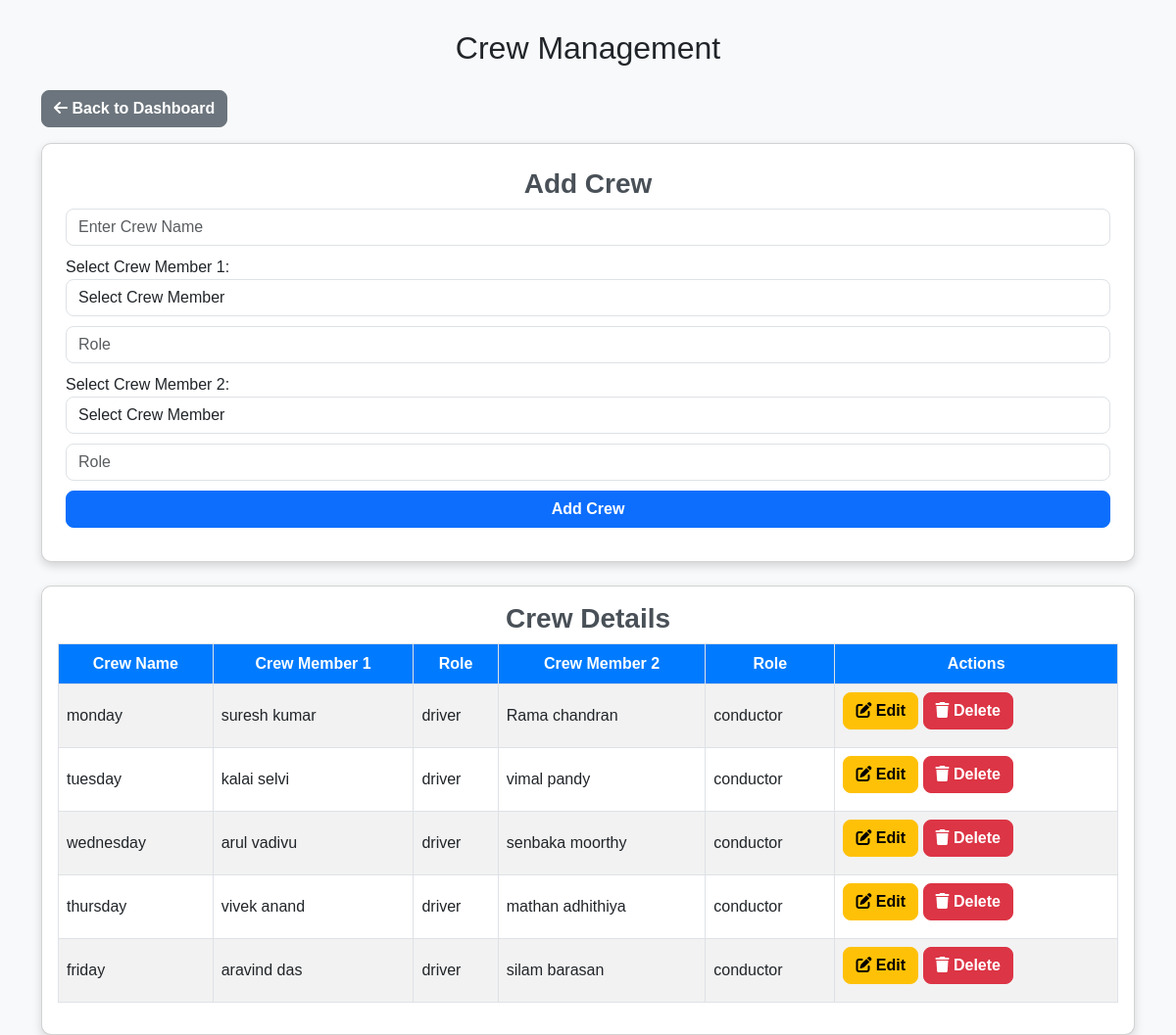
/crewing.php, run on the app's committed database.
### tables this page shows
CREATE TABLE `crews` (
  `id` int(11) NOT NULL,
  `crew_name` varchar(255) NOT NULL,
  `crew_member1` varchar(100) DEFAULT NULL,
  `crew_member2` varchar(100) DEFAULT NULL,
  `crew_member1_role` varchar(100) DEFAULT NULL,
  `crew_member2_role` varchar(100) DEFAULT NULL
);

CREATE TABLE `users` (
  `id` int(11) NOT NULL,
  `username` varchar(50) NOT NULL,
  `email` varchar(100) NOT NULL,
  `password_hash` varchar(255) NOT NULL,
  `role` enum('manager','driver','conductor','otheruser') NOT NULL,
  `first_name` varchar(50) NOT NULL,
  `last_name` varchar(50) NOT NULL,
  `phone_no` varchar(15) NOT NULL,
  `id_proof_number` varchar(50) NOT NULL,
  `experience` int(11) DEFAULT 0,
  `created_at` timestamp NOT NULL DEFAULT current_timestamp()
);

### crewing.php (the view, shortened to what this page needs)
<?php
$host = "localhost";
$user = "root";
$pass = "";
$dbname = "user_auth";
$conn = new mysqli($host, $user, $pass, $dbname);
$crewQuery = $conn->query("SELECT * FROM crews");
$crews = $crewQuery->fetch_all(MYSQLI_ASSOC);
?>
<!DOCTYPE html>
<html lang="en">
<head>
    <link rel="stylesheet" href="https://cdn.jsdelivr.net/npm/bootstrap@5.3.0/dist/css/bootstrap.min.css">
    <link rel="stylesheet" href="https://cdnjs.cloudflare.com/ajax/libs/font-awesome/6.0.0/css/all.min.css">
</head>
<body>
<div class="container">
    <h2 class="text-center mb-4">Crew Management</h2>
    <a href="dashboard.php" class="btn btn-secondary mb-3"><i class="fas fa-arrow-left"></i> Back to Dashboard</a>
    <div class="card p-4">
        <h3 class="text-center">Add Crew</h3>
        <form method="post">
        <input type="text" name="crew_name" class="form-control" placeholder="Enter Crew Name" required>
                        <label>Select Crew Member 1:</label>
                        <select name="crew_member1" id="crew_member1" class="form-control" required onchange="updateRole('crew_member1', 'crew_member1_role')">
                            <option value="">Select Crew Member</option>
                        </select>
                        <input type="text" name="crew_member1_role" id="crew_member1_role" class="form-control" placeholder="Role" readonly>
                        <label>Select Crew Member 2:</label>
                        <select name="crew_member2" id="crew_member2" class="form-control" required onchange="updateRole('crew_member2', 'crew_member2_role')">
                            <option value="">Select Crew Member</option>
                        </select>
                        <input type="text" name="crew_member2_role" id="crew_member2_role" class="form-control" placeholder="Role" readonly>
                        <button type="submit" name="add_crew" class="btn btn-primary w-100">Add Crew</button>
        </form>
    </div>
    <div class="card mt-4 p-3">
        <h3 class="text-center">Crew Details</h3>
        <table class="table table-striped table-hover table-bordered">
            <thead >
                <tr>
                    <th>Crew Name</th>
                    <th>Crew Member 1</th>
                    <th>Role</th>
                    <th>Crew Member 2</th>
                    <th>Role</th>
                    <th>Actions</th>
                </tr>
            </thead>
            <tbody>
                <?php foreach ($crews as $crew) {
                    $member1Query = $conn->query("SELECT first_name, last_name, role FROM users WHERE id = ".$crew['crew_member1']);
                    $member2Query = $conn->query("SELECT first_name, last_name, role FROM users WHERE id = ".$crew['crew_member2']);
                    $member1 = $member1Query->fetch_assoc();
                    $member2 = $member2Query->fetch_assoc();
                ?>
                <tr>
                    <td><?= $crew['crew_name'] ?></td>
                    <td><?= isset($member1) ? $member1['first_name'] . ' ' . $member1['last_name'] : 'N/A' ?></td>
                    <td><?= isset($member1) ? $member1['role'] : 'Unknown' ?></td>
                    <td><?= isset($member2) ? $member2['first_name'] . ' ' . $member2['last_name'] : 'N/A' ?></td>
                    <td><?= isset($member2) ? $member2['role'] : 'Unknown' ?></td>
                    <td>
                        <a href="edit_crew.php?id=<?= $crew['id'] ?>" class="btn btn-warning"><i class="fas fa-edit"></i> Edit</a>
                        <button class="btn btn-danger" onclick="confirmDelete(<?= $crew['id'] ?>)"><i class="fas fa-trash"></i> Delete</button>
                    </td>
                </tr>
                <?php } ?>
            </tbody>
        </table>
    </div>
</div>
</body>
</html>

### crewing.php (style rules this page uses)
body { background-color: #f8f9fa; font-family: 'Poppins', sans-serif; }
.container { margin-top: 30px; }
.card { box-shadow: 0 4px 10px rgba(0, 0, 0, 0.15); border-radius: 10px; transition: 0.3s; }
.form-control, .btn { margin-bottom: 10px; border-radius: 8px; }
h3 { font-weight: bold; color: #495057; }
.table th { background-color: #007bff; color: white; text-align: center; }
.btn { font-weight: bold; }
.table th, .table td { vertical-align: middle; }

### data on the page
crews: crew_name "monday", users.first_name "suresh", users.last_name "kumar", users.role "driver", users.first_name "Rama", users.last_name "chandran", users.role "conductor"
crews: crew_name "tuesday", users.first_name "kalai", users.last_name "selvi", users.role "driver", users.first_name "vimal", users.last_name "pandy", users.role "conductor"
crews: crew_name "wednesday", users.first_name "arul", users.last_name "vadivu", users.role "driver", users.first_name "senbaka", users.last_name "moorthy", users.role "conductor"
crews: crew_name "thursday", users.first_name "vivek", users.last_name "anand", users.role "driver", users.first_name "mathan", users.last_name "adhithiya", users.role "conductor"
crews: crew_name "friday", users.first_name "aravind", users.last_name "das", users.role "driver", users.first_name "silam", users.last_name "barasan", users.role "conductor"
